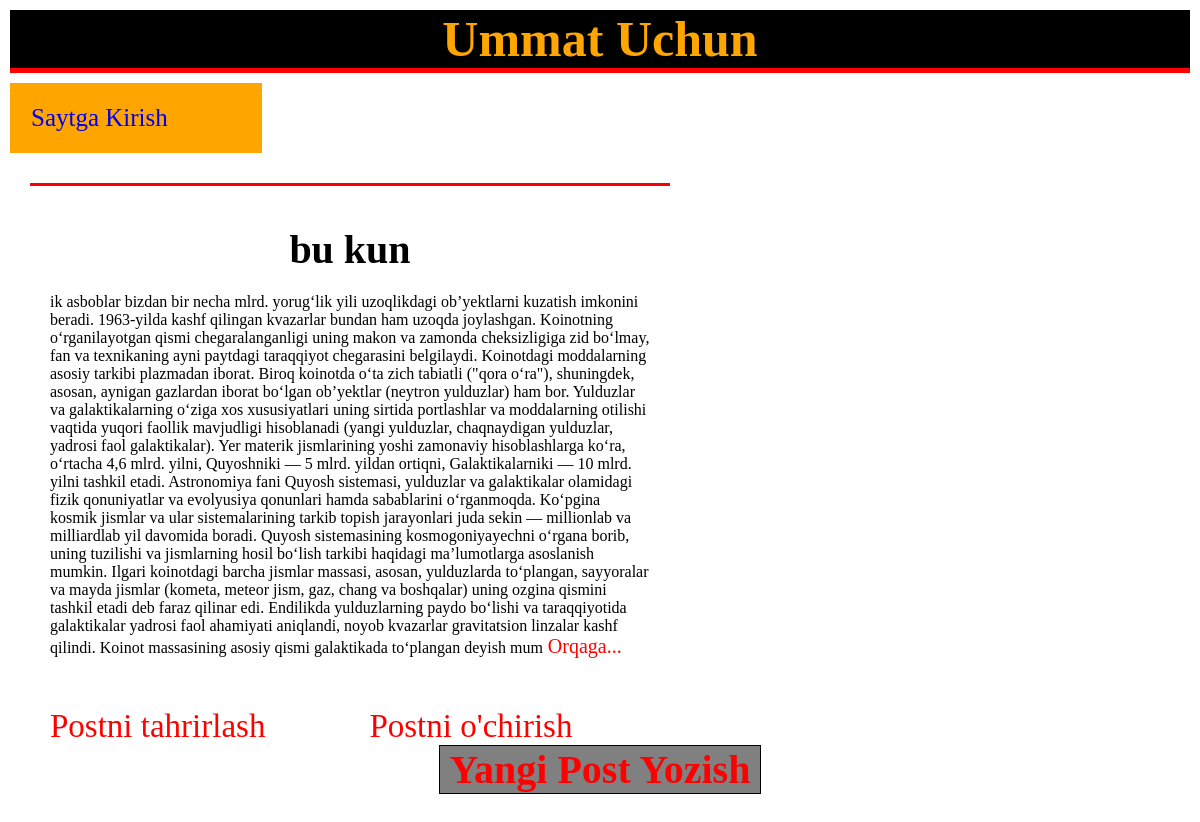
Screenshot of /post/7/ with the database file from the repository.
### my_blog/models.py (models this page shows, shortened)
class Post(models.Model):
    title = models.CharField(max_length=200)
    author = models.ForeignKey(
        'auth.User',
        on_delete=models.CASCADE
    )
    body = models.TextField()

### my_blog/views.py (the view)
# urls.py: path('post/<int:pk>/', BlogDetailView.as_view(), name='post_detail'),
class BlogDetailView(DetailView):
    model = Post
    template_name = 'post_detail.html'

### templates/post_detail.html
{% extends 'base.html' %}
{% block content %}
        <div class="post-entry">
                <h2>{{ post.title }}</h2>
                <p>{{ post.body  }}<a href="{% url 'home' %} "  STYLE="font-size:20px; color:red;">  Orqaga...</a></p>
        </div>
        <a href="{% url 'post_edit' post.pk %}" style="font-size:33px;margin:50px;color:red">Postni tahrirlash</a>
        <a href="{% url 'post_delete' post.pk %}" style="font-size:33px;margin:50px;color:red">Postni o'chirish</a>
{% endblock content %}

### static/base.css (style rules this page uses)
* { margin:0px; padding:0px; }
h2 { text-align:center; margin:20px; font-size:40px; }
a { text-decoration:none; }
.post-entry { border-top:3px solid red; width:600px; margin:30px; padding:20px; }

### rows the page displays
Post: title "bu kun", body "ik asboblar bizdan bir necha mlrd. yorugʻlik yili uzoqlikdagi obʼyektlarni kuzatish imkonini beradi. 1963-yilda kashf qilingan kvazarlar bundan ham uzoqda joylashgan. Koinotning oʻrganilayotgan qismi chegaralanganligi uning makon va zamonda cheksizligiga zid boʻlmay, fan va texnikaning ayni paytdagi taraqqiyot chegarasini belgilaydi. Koinotdagi moddalarning asosiy tarkibi plazmadan iborat. Biroq koinotda oʻta zich tabiatli (\"qora oʻra\"), shuningdek, asosan, aynigan gazlardan iborat boʻlgan obʼyektlar (neytron yulduzlar) ham bor. Yulduzlar va galaktikalarning oʻziga xos xususiyatlari uning sirtida portlashlar va moddalarning otilishi vaqtida yuqori faollik mavjudligi hisoblanadi (yangi…"
